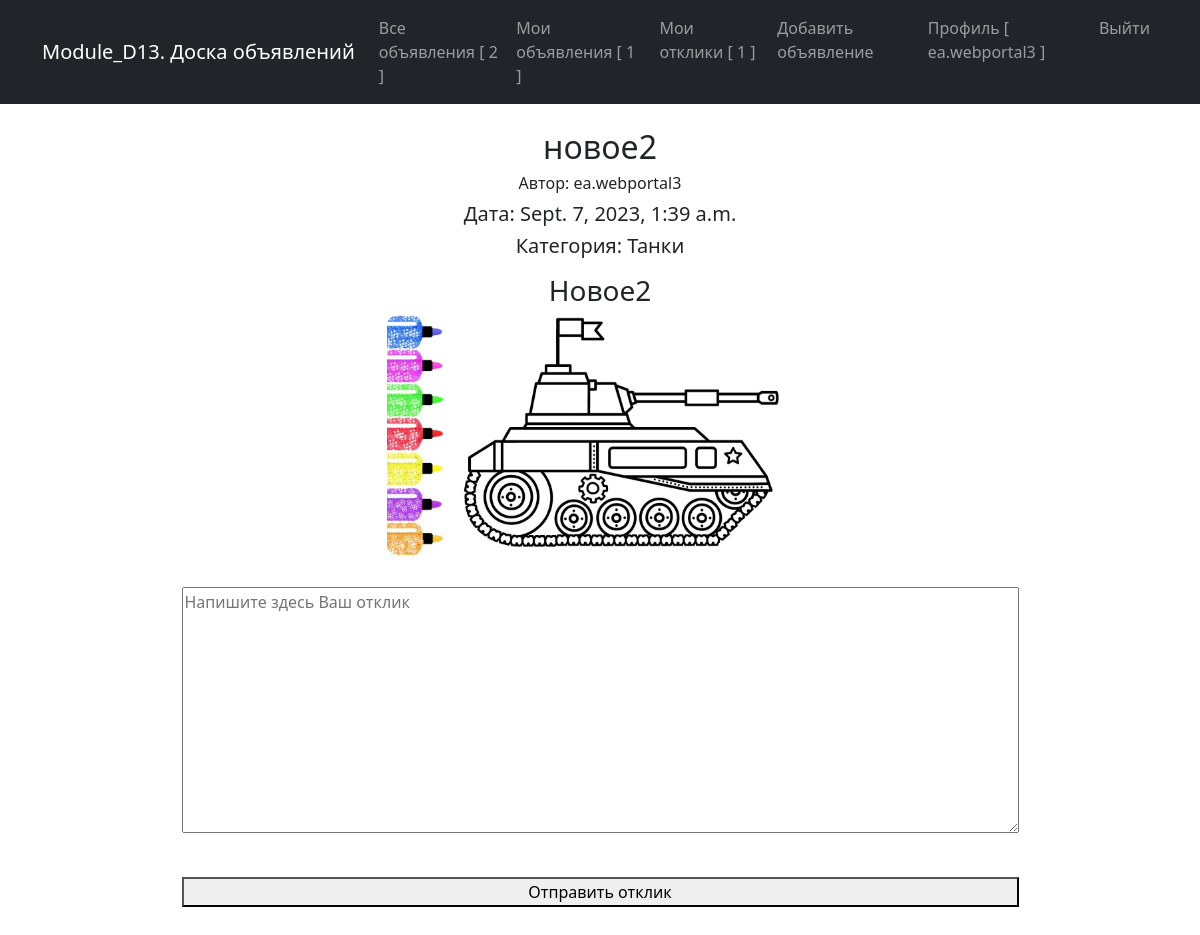
Screenshot of /12 (signed in) with the database file from the repository.
### ads/models.py (models this page shows, shortened)
class Ad(models.Model):
    author = models.ForeignKey('auth.User', on_delete=models.CASCADE)
    category = models.CharField(
        max_length=2,
        choices=[
            ('TA', 'Танки'),
            ('HE', 'Хилы'),
            ('DD', 'ДД'),
            ('TO', 'Торговцы'),
            ('GI', 'Гилдмастеры'),
            ('KV', 'Квестгиверы'),
            ('KU', 'Кузнецы'),
            ('KO', 'Кожевники'),
            ('ZE', 'Зельевары'),
            ('MZ', 'Мастера заклинаний')
        ],
        default='TA'
    )
    posted = models.DateTimeField(auto_now_add=True)
    title = models.CharField(max_length=255)
    content = models.TextField()
    image1 = models.ImageField(upload_to='images/', null=True, blank=True)
    image2 = models.ImageField(upload_to='images/', null=True, blank=True)
    image3 = models.ImageField(upload_to='images/', null=True, blank=True)
    video = models.FileField(upload_to='videos/', null=True, blank=True,
                             validators=[validate_video_format])

### ads/views.py (the view, shortened to what this page needs)
# urls.py: path('<int:pk>', AdDetailView.as_view(), name='ad_detail'),
class AdDetailView(LoginRequiredMixin, FormMixin, DetailView):
    template_name = 'ads/ad_detail.html'
    queryset = Ad.objects.all()
    form_class = OfferForm
    def get_context_data(self, **kwargs):
        context = super(AdDetailView, self).get_context_data(**kwargs)
        context['offers'] = Offer.objects.filter(ad=self.object)
        context['form'] = OfferForm(
            {'user': self.request.user, 'ad': self.object}
        )
        return context

### ads/forms.py
class OfferForm(ModelForm):
    class Meta:
        model = Offer
        fields = ['user', 'ad', 'text']
        labels = {'text': ''}
        widgets = {
            'user': HiddenInput(),
            'ad': HiddenInput(),
            'text': forms.Textarea(attrs={'placeholder': 'Напишите здесь Ваш отклик'})
        }

### billboard_project/context_processors.py (called while the page is built)
def counters(request):
    if request.user.is_authenticated:
        return {
            'all_ads': Ad.objects.all(),
            'user_ads': Ad.objects.filter(author=request.user),
            'user_offers': Offer.objects.filter(ad__author=request.user),
        }
    else:
        return {
            'all_ads': Ad.objects.none(),
            'user_ads': Ad.objects.none(),
            'user_offers': Offer.objects.none(),
        }

### templates/ads/ad_detail.html (shortened to what this page needs)
{% extends 'default.html' %}
{% block content %}
  <h2>{{ ad.title }}</h2>
  <h6>Автор: {{ ad.author }}</h6>
  <h5>Дата: {{ ad.posted }}</h5>
  <h5>Категория: {{ ad.get_category_display }}</p>
  <h3>{{ ad.content }}</h3>
  <div class="ad-detail__media">
    {% if ad.image1 %}
      <a href="{{ ad.image1.url }}"><img src="{{ ad.image1.url }}" alt="{{ ad.image.url }}"></a>
    {% endif %}
  </div>
  <form action="{% url 'ad_detail' object.id %}" method="post">
    {{ form }}
    <br>
    <button type="submit">Отправить отклик</button>
  </form>
{% endblock content %}

### templates/default.html (shortened to what this page needs)
{% load static %}
<!DOCTYPE html>
<html lang="en">
    <head>
        <link href="{% static 'css/styles.css' %}" rel="stylesheet" >
        <link href="{% static 'css/billboard.css' %}" rel="stylesheet">
    </head>
    <body>
        <nav class="navbar navbar-expand-lg navbar-dark bg-dark">
            <div class="container">
                <a class="navbar-brand" href="/">Module_D13. Доска объявлений</a>
                <div class="collapse navbar-collapse" id="navbarSupportedContent">
                    <ul class="navbar-nav ms-auto mb-2 mb-lg-0">
                        <li class="nav-item"><a class="nav-link" aria-current="page" href="/">Все объявления [ {{ all_ads | length }} ]</a></li>
                        <li class="nav-item"><a class="nav-link" href="{% url 'my_ads' %}">Мои объявления [ {{ user_ads | length }} ]</a></li>
                        <li class="nav-item"><a class="nav-link" href="{% url 'offers' %}">Мои отклики [ {{ user_offers | length }} ]</a></li>
                        <li class="nav-item"><a class="nav-link" href="{% url 'ad_create' %}">Добавить объявление</a></li>
                        <li class="nav-item"><a class="nav-link" href="{% url 'user_detail' %}">Профиль [ {{ request.user.username }} ]</a></li>
                        <li class="nav-item"><a class="nav-link" href="{% url 'account_logout' %}">Выйти</a></li>
                    </ul>
                </div>
            </div>
        </nav>
        <div class="container">
            <div class="row">
                <div class="col-lg-12 text-center">
                    <main>
                        <br>
                        {% block content %}
                        {% endblock content %}
                    </main>
                </div>
            </div>
        </div>
    </body>
</html>

### static/css/billboard.css (style rules this page uses)
.ad-detail__media { display: flex; flex-wrap: wrap; gap: 1rem; justify-content: space-around; align-items: center; width: 75%; margin: auto; }
.ad-detail__media img, .ad-detail__media video { max-height: 15rem; border-radius: 10px; }

### rows the page displays
Ad: title "новое2", author "ea.webportal3", posted "Sept. 7, 2023, 1:39 a.m.", category "Танки", content "Новое2", image1 (picture)

### other values shown
{{ all_ads | length }} "2"
{{ user_ads | length }} "1"
{{ user_offers | length }} "1"
{{ request.user.username }} "ea.webportal3"
